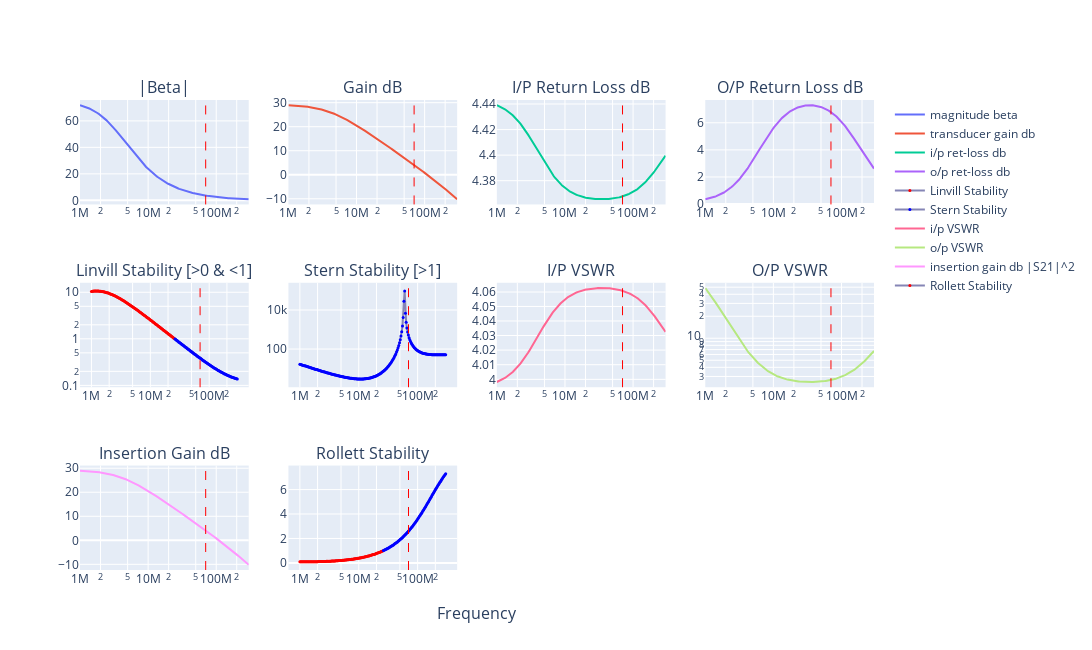

Notebook code cell kept with this figure:
### Markdown cell above
# 2N2222 - Feedback Amplifier

Work-in-progress - experimenting with filling out the Hybrid-Pi model...

### Code cell
import os
import sys

sys.path.append("../../../lib")
from feedback import complex_fba

%matplotlib inline
%config InlineBackend.figure_format = 'svg'

# 2N2222 https://www.farnell.com/datasheets/296640.pdf
eL = 0
eC = 0
n = complex_fba(
    F_mhz=70,
    FT_mhz=250,
    B0=75,  # Min Ic@10mA
    Ie_mA=10,
    Rbp=10.0,
    Re=0,
    extLe_nH=eL,
    extLb_nH=eL,
    extLc_nH=eL,
    extCin_pF=eC,
    extCout_pF=eC,
    extCrev_pF=eC,
    Ccb_pF=30,
    Cce_pF=8,
    Cf_pF=100000,
    Lf_nH=0,
    Rf=100000,
    ZS_real=50,
    ZS_imag=0,
    ZL_real=50,
    ZL_imag=0,
    N=1,
    from_mhz=1,
    to_mhz=300,
)
# print(n)
n.write_touchstone(
    "2N2222_CE_Ie10mA_nbgen",
    dir=f"{os.environ['HOME']}/Documents/Radio/QUCS-S/Studies/0010_S_Touchtone_lib",
)

### Figure 1 — Plotly figure (JSON) as saved in the notebook; plotly's stock layout.template omitted (floating-point values rounded to 4 significant figures; data arrays with more than 128 entries replaced by an {"elided": "..."} marker saying what was removed)
{"data": [{"name": "magnitude beta", "type": "scatter", "x": {"elided": "200 float values"}, "xaxis": "x", "y": {"elided": "200 float values"}, "yaxis": "y"}, {"name": "transducer gain db", "type": "scatter", "x": {"elided": "200 float values"}, "xaxis": "x2", "y": {"elided": "200 float values"}, "yaxis": "y2"}, {"name": "i/p ret-loss db", "type": "scatter", "x": {"elided": "200 float values"}, "xaxis": "x3", "y": {"elided": "200 float values"}, "yaxis": "y3"}, {"name": "o/p ret-loss db", "type": "scatter", "x": {"elided": "200 float values"}, "xaxis": "x4", "y": {"elided": "200 float values"}, "yaxis": "y4"}, {"line": {"color": "#8585b5"}, "marker": {"color": {"elided": "200 str values"}, "size": 3}, "mode": "markers+lines", "name": "Linvill Stability", "type": "scatter", "x": {"elided": "200 float values"}, "xaxis": "x5", "y": {"elided": "200 float values"}, "yaxis": "y5"}, {"line": {"color": "#8585b5"}, "marker": {"color": {"elided": "200 str values"}, "size": 3}, "mode": "markers+lines", "name": "Stern Stability", "type": "scatter", "x": {"elided": "200 float values"}, "xaxis": "x6", "y": {"elided": "200 float values"}, "yaxis": "y6"}, {"name": "i/p VSWR", "type": "scatter", "x": {"elided": "200 float values"}, "xaxis": "x7", "y": {"elided": "200 float values"}, "yaxis": "y7"}, {"name": "o/p VSWR", "type": "scatter", "x": {"elided": "200 float values"}, "xaxis": "x8", "y": {"elided": "200 float values"}, "yaxis": "y8"}, {"name": "insertion gain db |S21|^2", "type": "scatter", "x": {"elided": "200 float values"}, "xaxis": "x9", "y": {"elided": "200 float values"}, "yaxis": "y9"}, {"line": {"color": "#8585b5"}, "marker": {"color": {"elided": "200 str values"}, "size": 3}, "mode": "markers+lines", "name": "Rollett Stability", "type": "scatter", "x": {"elided": "200 float values"}, "xaxis": "x10", "y": {"elided": "200 float values"}, "yaxis": "y10"}], "layout": {"annotations": [{"font": {"size": 16}, "showarrow": false, "text": "|Beta|", "x": 0.1062, "xanchor": "center", "xref": "paper", "y": 1, "yanchor": "bottom", "yref": "paper"}, {"font": {"size": 16}, "showarrow": false, "text": "Gain dB", "x": 0.3688, "xanchor": "center", "xref": "paper", "y": 1, "yanchor": "bottom", "yref": "paper"}, {"font": {"size": 16}, "showarrow": false, "text": "I/P Return Loss dB", "x": 0.6313, "xanchor": "center", "xref": "paper", "y": 1, "yanchor": "bottom", "yref": "paper"}, {"font": {"size": 16}, "showarrow": false, "text": "O/P Return Loss dB", "x": 0.8938, "xanchor": "center", "xref": "paper", "y": 1, "yanchor": "bottom", "yref": "paper"}, {"font": {"size": 16}, "showarrow": false, "text": "Linvill Stability [>0 & <1]", "x": 0.1062, "xanchor": "center", "xref": "paper", "y": 0.6111, "yanchor": "bottom", "yref": "paper"}, {"font": {"size": 16}, "showarrow": false, "text": "Stern Stability [>1]", "x": 0.3688, "xanchor": "center", "xref": "paper", "y": 0.6111, "yanchor": "bottom", "yref": "paper"}, {"font": {"size": 16}, "showarrow": false, "text": "I/P VSWR", "x": 0.6313, "xanchor": "center", "xref": "paper", "y": 0.6111, "yanchor": "bottom", "yref": "paper"}, {"font": {"size": 16}, "showarrow": false, "text": "O/P VSWR", "x": 0.8938, "xanchor": "center", "xref": "paper", "y": 0.6111, "yanchor": "bottom", "yref": "paper"}, {"font": {"size": 16}, "showarrow": false, "text": "Insertion Gain dB", "x": 0.1062, "xanchor": "center", "xref": "paper", "y": 0.2222, "yanchor": "bottom", "yref": "paper"}, {"font": {"size": 16}, "showarrow": false, "text": "Rollett Stability", "x": 0.3688, "xanchor": "center", "xref": "paper", "y": 0.2222, "yanchor": "bottom", "yref": "paper"}, {"font": {"size": 16}, "showarrow": false, "text": "Frequency", "x": 0.5, "xanchor": "center", "xref": "paper", "y": 0, "yanchor": "top", "yref": "paper", "yshift": -30}], "height": 650, "shapes": [{"line": {"color": "red", "dash": "dash", "width": 1}, "type": "line", "x0": 70000000, "x1": 70000000, "xref": "x", "y0": 0, "y1": 1, "yref": "y domain"}, {"line": {"color": "red", "dash": "dash", "width": 1}, "type": "line", "x0": 70000000, "x1": 70000000, "xref": "x2", "y0": 0, "y1": 1, "yref": "y2 domain"}, {"line": {"color": "red", "dash": "dash", "width": 1}, "type": "line", "x0": 70000000, "x1": 70000000, "xref": "x3", "y0": 0, "y1": 1, "yref": "y3 domain"}, {"line": {"color": "red", "dash": "dash", "width": 1}, "type": "line", "x0": 70000000, "x1": 70000000, "xref": "x4", "y0": 0, "y1": 1, "yref": "y4 domain"}, {"line": {"color": "red", "dash": "dash", "width": 1}, "type": "line", "x0": 70000000, "x1": 70000000, "xref": "x5", "y0": 0, "y1": 1, "yref": "y5 domain"}, {"line": {"color": "red", "dash": "dash", "width": 1}, "type": "line", "x0": 70000000, "x1": 70000000, "xref": "x6", "y0": 0, "y1": 1, "yref": "y6 domain"}, {"line": {"color": "red", "dash": "dash", "width": 1}, "type": "line", "x0": 70000000, "x1": 70000000, "xref": "x7", "y0": 0, "y1": 1, "yref": "y7 domain"}, {"line": {"color": "red", "dash": "dash", "width": 1}, "type": "line", "x0": 70000000, "x1": 70000000, "xref": "x8", "y0": 0, "y1": 1, "yref": "y8 domain"}, {"line": {"color": "red", "dash": "dash", "width": 1}, "type": "line", "x0": 70000000, "x1": 70000000, "xref": "x9", "y0": 0, "y1": 1, "yref": "y9 domain"}, {"line": {"color": "red", "dash": "dash", "width": 1}, "type": "line", "x0": 70000000, "x1": 70000000, "xref": "x10", "y0": 0, "y1": 1, "yref": "y10 domain"}], "width": 1400, "xaxis": {"anchor": "y", "domain": [0, 0.2125], "type": "log"}, "xaxis10": {"anchor": "y10", "domain": [0.2625, 0.475], "type": "log"}, "xaxis11": {"anchor": "y11", "domain": [0.525, 0.7375], "type": "log"}, "xaxis12": {"anchor": "y12", "domain": [0.7875, 1], "type": "log"}, "xaxis2": {"anchor": "y2", "domain": [0.2625, 0.475], "type": "log"}, "xaxis3": {"anchor": "y3", "domain": [0.525, 0.7375], "type": "log"}, "xaxis4": {"anchor": "y4", "domain": [0.7875, 1], "type": "log"}, "xaxis5": {"anchor": "y5", "domain": [0, 0.2125], "type": "log"}, "xaxis6": {"anchor": "y6", "domain": [0.2625, 0.475], "type": "log"}, "xaxis7": {"anchor": "y7", "domain": [0.525, 0.7375], "type": "log"}, "xaxis8": {"anchor": "y8", "domain": [0.7875, 1], "type": "log"}, "xaxis9": {"anchor": "y9", "domain": [0, 0.2125], "type": "log"}, "yaxis": {"anchor": "x", "domain": [0.7778, 1]}, "yaxis10": {"anchor": "x10", "domain": [0, 0.2222]}, "yaxis11": {"anchor": "x11", "domain": [0, 0.2222]}, "yaxis12": {"anchor": "x12", "domain": [0, 0.2222]}, "yaxis2": {"anchor": "x2", "domain": [0.7778, 1]}, "yaxis3": {"anchor": "x3", "domain": [0.7778, 1]}, "yaxis4": {"anchor": "x4", "domain": [0.7778, 1]}, "yaxis5": {"anchor": "x5", "domain": [0.3889, 0.6111], "type": "log"}, "yaxis6": {"anchor": "x6", "domain": [0.3889, 0.6111], "type": "log"}, "yaxis7": {"anchor": "x7", "domain": [0.3889, 0.6111], "type": "log"}, "yaxis8": {"anchor": "x8", "domain": [0.3889, 0.6111], "type": "log"}, "yaxis9": {"anchor": "x9", "domain": [0, 0.2222]}}}
